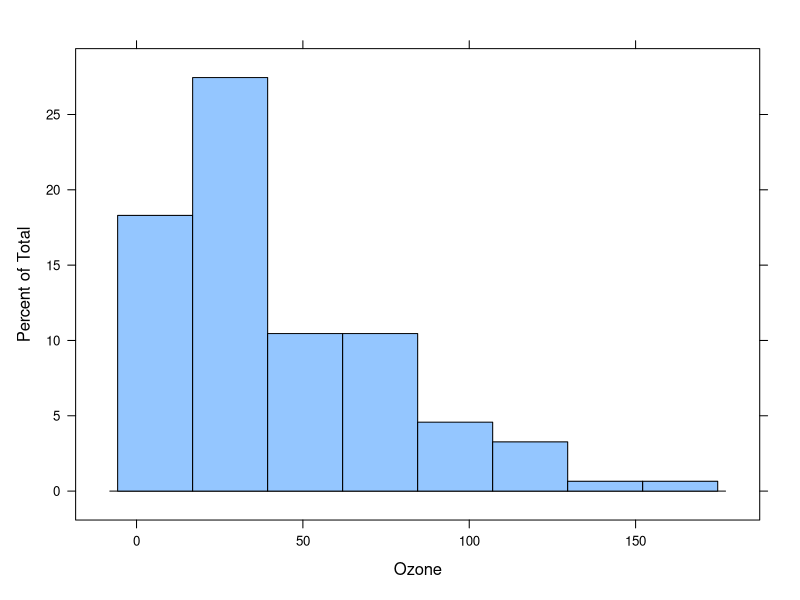
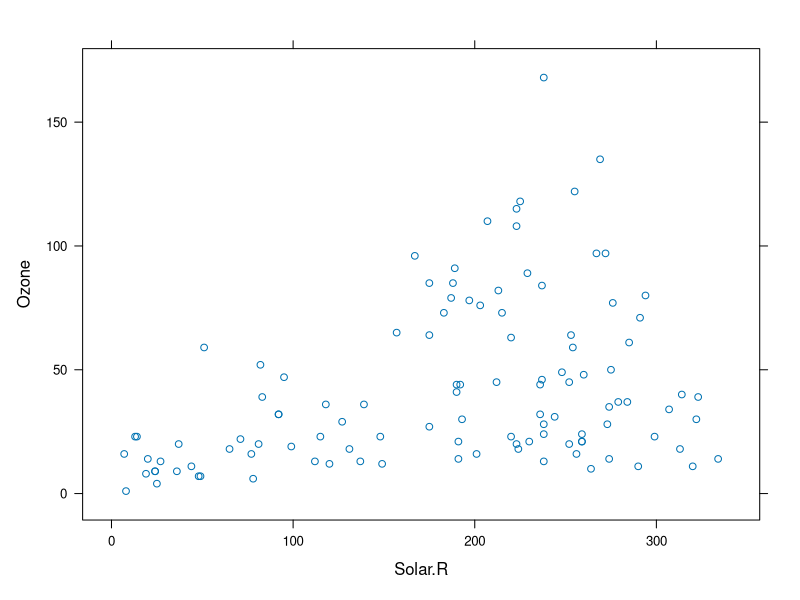
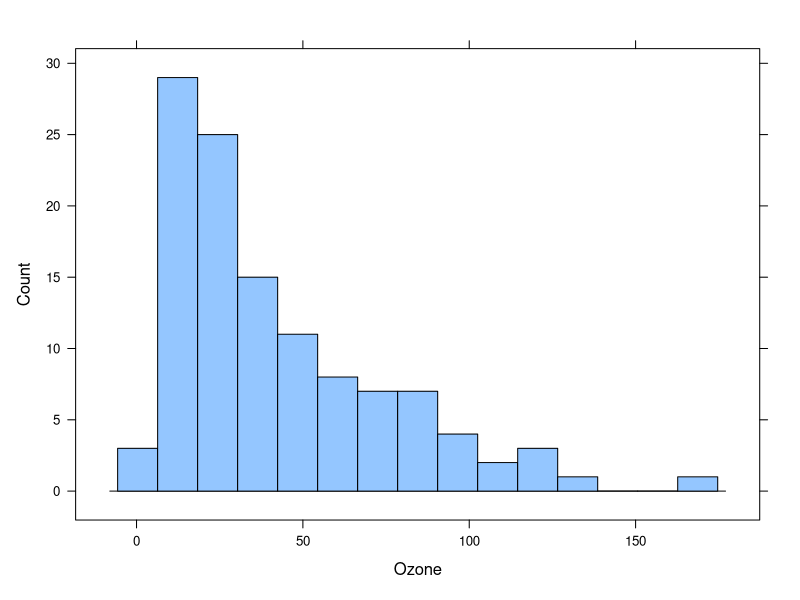
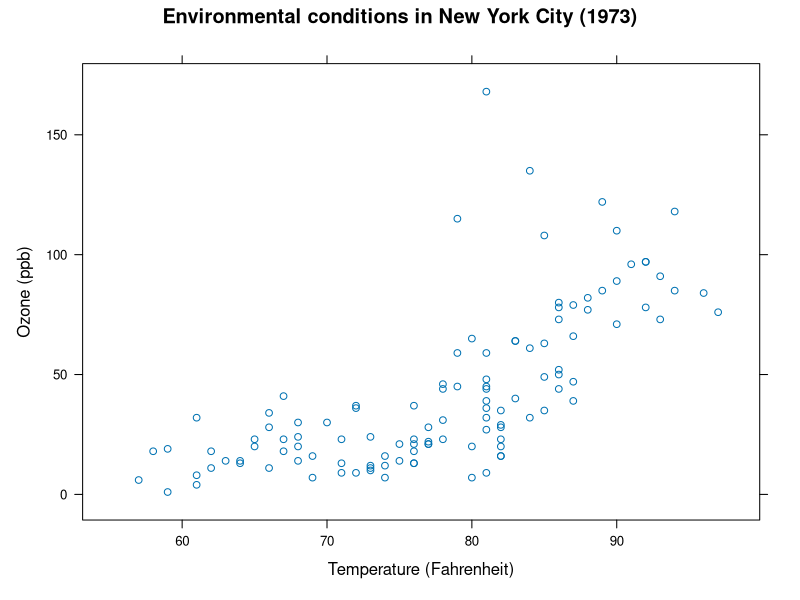
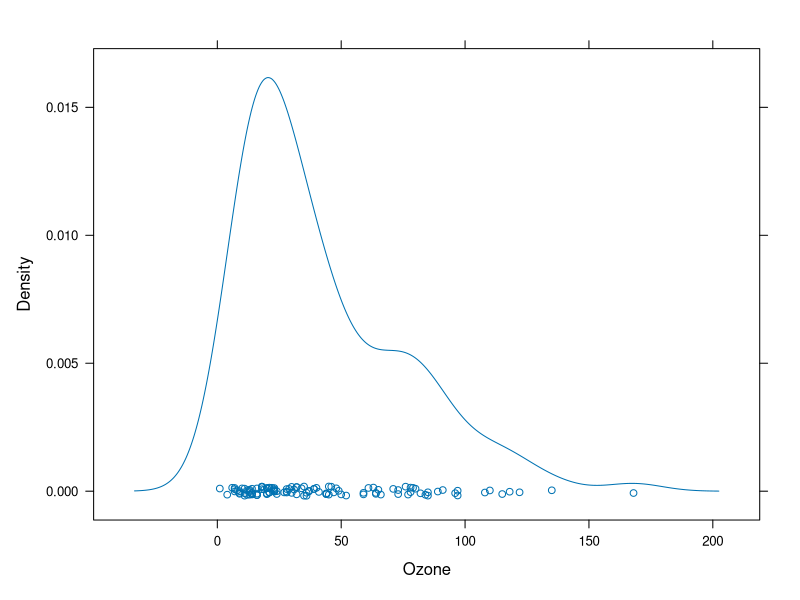
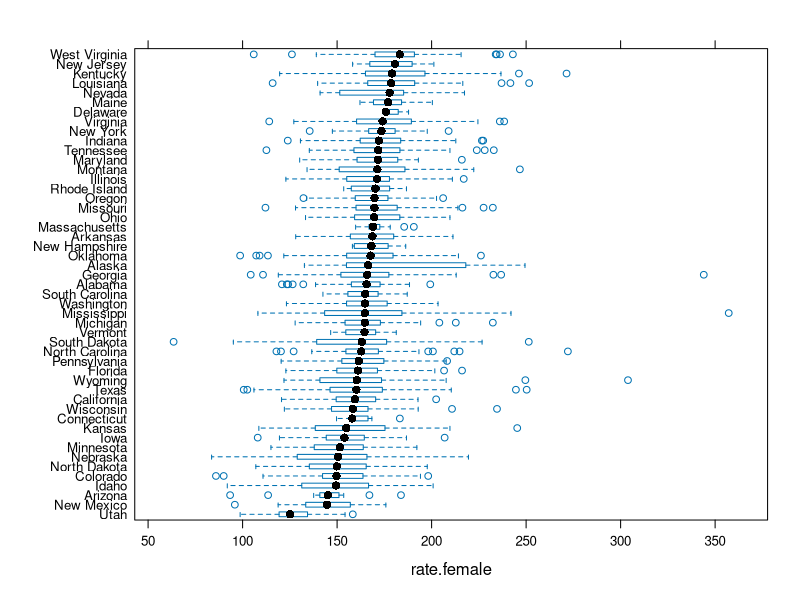
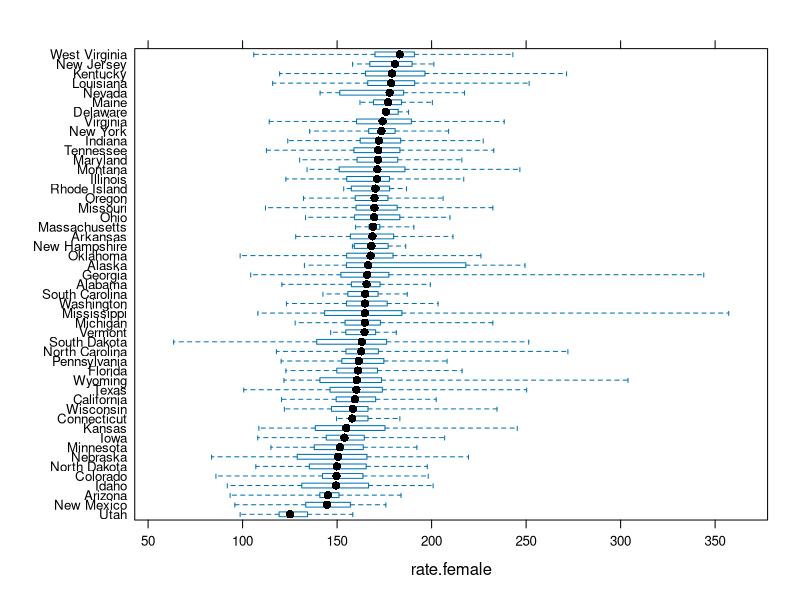

Write R code to recreate these figures, in order.
install.packages("lattice")
install.packages("latticeExtra")
install.packages("dplyr")
library(latticeExtra)
data("airquality")
# The 'airquality' dataset is already available
str(airquality)

# Load the lattice package
library(lattice)

# Create the histogram 
histogram(~ Ozone, data = airquality)

# Create the scatter plot
xyplot(Ozone ~ Solar.R, data = airquality)

# Use the 'airquality' dataset
str(airquality)

# Create the histogram
histogram(~ Ozone, data = airquality, 
          # Specify number of bins
          nint = 15,
          # Specify quantity displayed on y-axis
          type = "count")

# Create scatterplot
xyplot(Ozone ~ Temp, data = airquality,
       # Add main label
       main = "Environmental conditions in New York City (1973)", 
       # Add axis labels
       xlab = "Temperature (Fahrenheit)",
       ylab = "Ozone (ppb)")

# Create a density plot
densityplot(~ Ozone, data = airquality, 
            # Choose how raw data is shown
            plot.points = "jitter")

data()
# Create reordered variable
library(dplyr)
USCancerRates <-
  mutate(USCancerRates, 
         state.ordered = reorder(state, rate.female, median, na.rm = TRUE))

# Create box and whisker plot
bwplot(state.ordered ~ rate.female, data = USCancerRates)

# Create box and whisker plot
bwplot(state.ordered ~ rate.female, data = USCancerRates, 
       # Change whiskers extent
       coef = 0)
